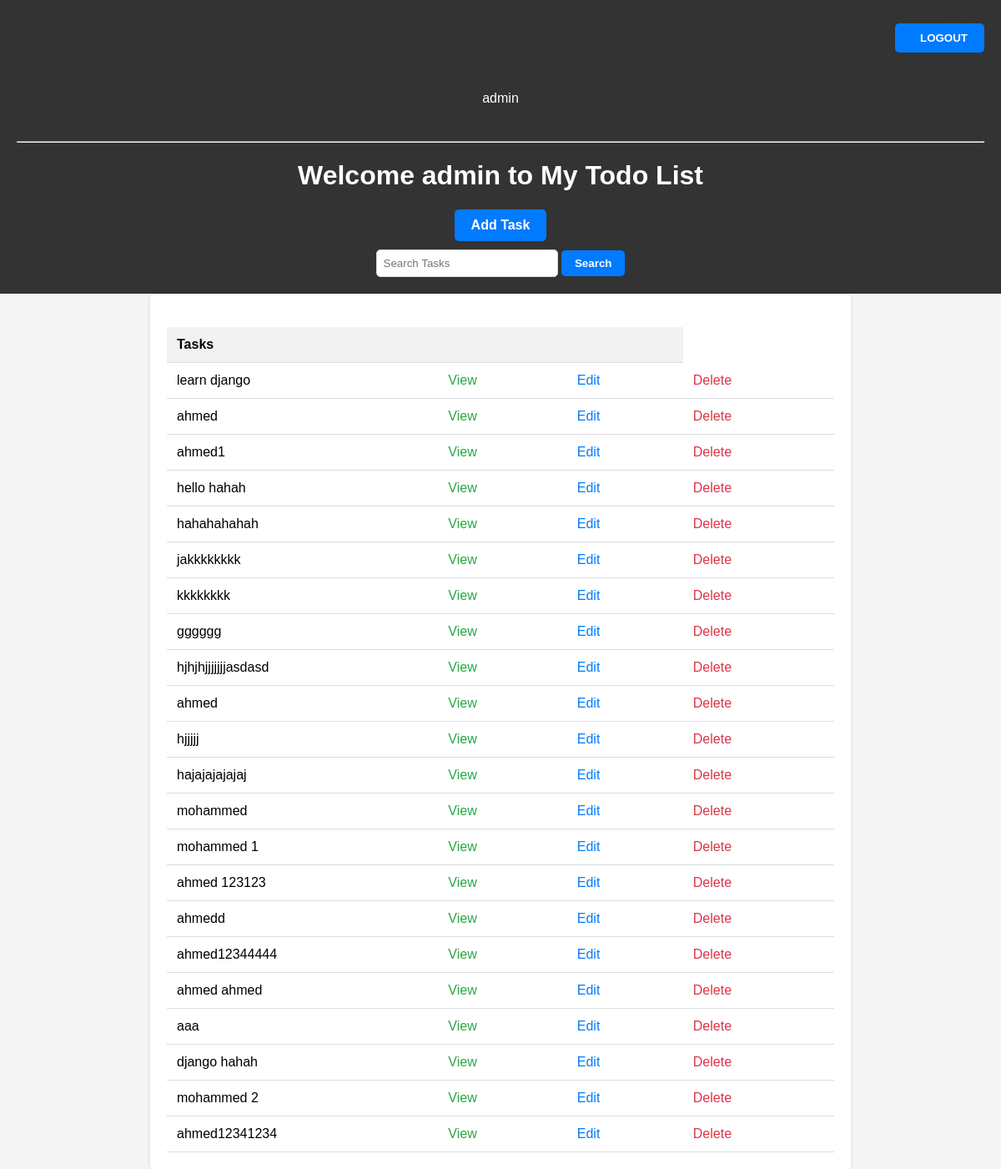
The app's page / (signed in) with its own data.
### base/models.py (models this page shows, shortened)
class Task(models.Model):
    user = models.ForeignKey(User, on_delete=models.CASCADE, null=True , blank=True)
    title = models.CharField(max_length=250 )
    description =  models.TextField(null=True, blank=True)
    complete =  models.BooleanField(default=False)
    created =  models.DateTimeField(auto_now_add=True)
    class Meta:
        ordering =['complete']

### base/views.py (the view)
# urls.py: path('',TaskList.as_view(), name='tasks'),
class TaskList(LoginRequiredMixin,ListView):
    model = Task
    context_object_name = 'tasks'
    def get_context_data(self, **kwargs):
        data = super().get_context_data(**kwargs)
        data['tasks'] = data['tasks'].filter(user=self.request.user)
        search_input = self.request.GET.get('search-area') or ''
        if search_input:
            data['tasks'] = data['tasks'].filter(title__startswith=search_input)
            data['search_input'] = search_input
        return data

### base/templates/base/task_list.html (shortened to what this page needs)
<!DOCTYPE html>
<html>
<head>
</head>
<body>
    <div class="hello">
        {% if request.user.is_authenticated %}
        <p>{{ request.user }}</p>
        <button class="logout-button">
        <a href="{% url 'logout' %}">LOGOUT</a>
        </button>
        {% else %}
        <button class="logout-button">
        <a href="{% url 'login' %}">LOGIN</a>
        </button>
        {% endif %}
    </div>
    <div class="header">
        {% if request.user.is_authenticated %}
        <p>{{ request.user }}</p>
        <a href="{% url 'logout' %}">Logout</a>
        {% else %}
        <a href="{% url 'login' %}">Login</a>
        {% endif %}
        <hr>
        <h1>Welcome {{ request.user }} to My Todo List</h1>
        <a href="{% url 'task-create' %}" class="add-task">Add Task</a>
        <form method="GET" class="search-form">
            <input type="text" name="search-area" value="{{ search_input }}" class="search-input" placeholder="Search Tasks">
            <button type="submit" class="search-button">Search</button>
        </form>
    </div>
    <div class="container">
        <table>
            <tr>
                <th>Tasks</th>
                <th></th>
                <th></th>
            </tr>
            {% for task in tasks %}
            <tr>
                <td>{{ task.title }}</td>
                <td><a href="{% url 'task' task.id %}" class="view-link">View</a></td>
                <td><a href="{% url 'task-update' task.id %}" class="edit-link">Edit</a></td>
                <td><a href="{% url 'task-delete' task.id %}" class="delete-link">Delete</a></td>
            </tr>
            {% empty %}
            <tr>
                <td colspan="3" class="no-items"><h1>No items in the list</h1></td>
            </tr>
            {% endfor %}
        </table>
    </div>
</body>
</html>

### base/templates/base/task_list.html (style rules this page uses)
body { font-family: Arial, sans-serif; margin: 0; padding: 0; background-color: #f4f4f4; }
.header { text-align: center; padding: 20px; background-color: #333; color: white; }
.container { max-width: 800px; margin: 0 auto; padding: 20px; background-color: white; box-shadow: 0 0 5px rgba(0, 0, 0, 0.1); border-radius: 5px; }
table { width: 100%; border-collapse: collapse; margin-top: 20px; }
th, td { padding: 12px; text-align: left; border-bottom: 1px solid #ddd; }
th { background-color: #f2f2f2; }
a { color: #333; text-decoration: none; }
.add-task { display: inline-block; background-color: #007bff; color: white; padding: 10px 20px; border: none; border-radius: 5px; font-weight: bold; transition: background-color 0.3s; }
.search-form { margin-top: 10px; }
.hello p { color: #333; font-weight: 10px; margin: 0; }
.hello a { color: white; text-decoration: none; margin-left: 10px; }
.hello { text-align: right; padding: 10px 20px; background-color: #333; }
.logout-button { background-color: #007bff; color: white; border: none; padding: 10px 20px; border-radius: 5px; font-weight: bold; text-decoration: none; cursor: pointer; transition: background-color 0.3s; }
.search-input { padding: 8px; border: 1px solid #ddd; border-radius: 5px; width: 200px; }
.search-button { background-color: #007bff; color: white; border: none; padding: 8px 16px; border-radius: 5px; font-weight: bold; cursor: pointer; transition: background-color 0.3s; }
a.view-link { color: #28a745; text-decoration: none; margin-right: 10px; }
a.edit-link { color: #007bff; text-decoration: none; margin-right: 10px; }
a.delete-link { color: #dc3545; text-decoration: none; margin-right: 10px; }

### records on screen
Task: title "learn django"
Task: title "ahmed"
Task: title "ahmed1"
Task: title "hello hahah"
Task: title "hahahahahah"
Task: title "jakkkkkkkk"
Task: title "kkkkkkkk"
Task: title "gggggg"
Task: title "hjhjhjjjjjjjasdasd"
Task: title "ahmed"
Task: title "hjjjjj"
Task: title "hajajajajajaj"
Task: title "mohammed"
Task: title "mohammed 1"
Task: title "ahmed 123123"
Task: title "ahmedd"
Task: title "ahmed12344444"
Task: title "ahmed ahmed"
Task: title "aaa"
Task: title "django hahah"
Task: title "mohammed 2"
Task: title "ahmed12341234"

### other values on screen
{{ request.user }} "admin"
